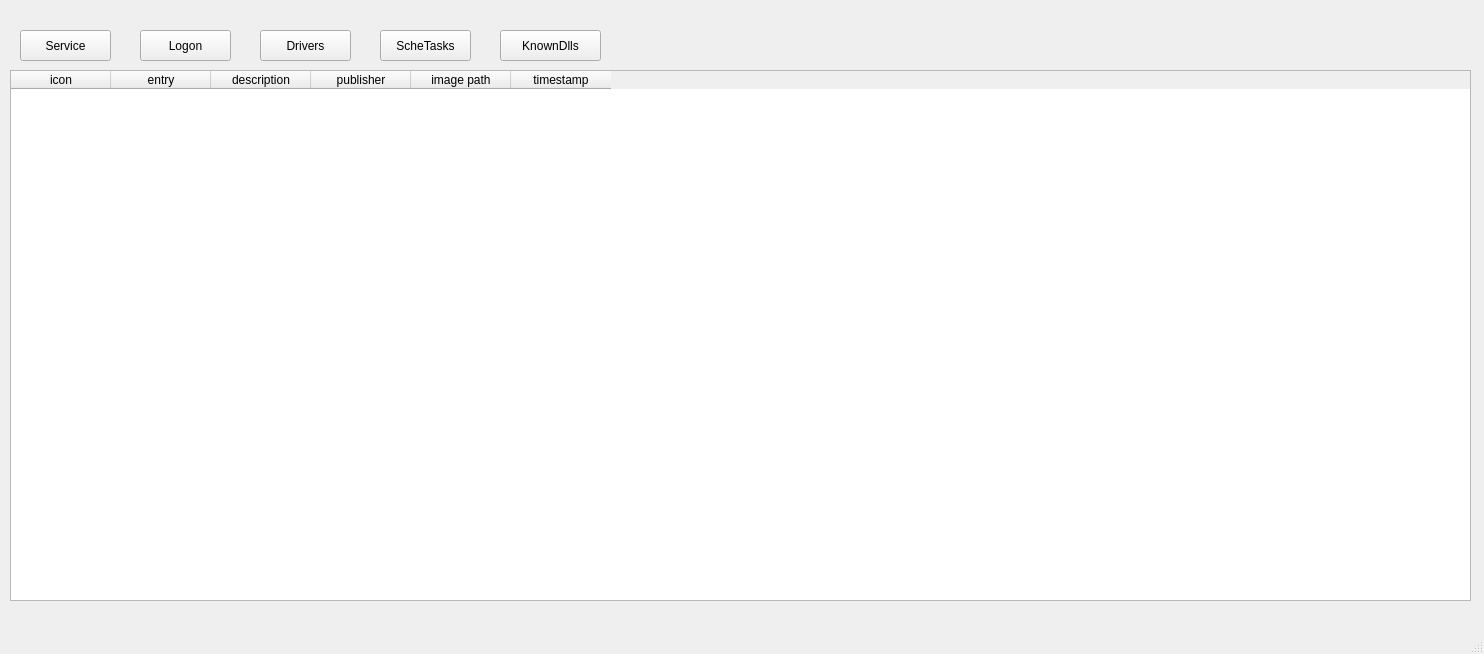
<?xml version="1.0" encoding="UTF-8"?>
<ui version="4.0">
 <class>MainWindow</class>
 <widget class="QMainWindow" name="MainWindow">
  <property name="geometry">
   <rect>
    <x>0</x>
    <y>0</y>
    <width>1484</width>
    <height>654</height>
   </rect>
  </property>
  <property name="windowTitle">
   <string>MainWindow</string>
  </property>
  <widget class="QWidget" name="centralwidget">
   <widget class="QPushButton" name="Service">
    <property name="geometry">
     <rect>
      <x>20</x>
      <y>30</y>
      <width>91</width>
      <height>31</height>
     </rect>
    </property>
    <property name="text">
     <string>Service</string>
    </property>
   </widget>
   <widget class="QPushButton" name="Logon">
    <property name="geometry">
     <rect>
      <x>140</x>
      <y>30</y>
      <width>91</width>
      <height>31</height>
     </rect>
    </property>
    <property name="text">
     <string>Logon</string>
    </property>
   </widget>
   <widget class="QPushButton" name="Drivers">
    <property name="geometry">
     <rect>
      <x>260</x>
      <y>30</y>
      <width>91</width>
      <height>31</height>
     </rect>
    </property>
    <property name="text">
     <string>Drivers</string>
    </property>
   </widget>
   <widget class="QPushButton" name="ScheTasks">
    <property name="geometry">
     <rect>
      <x>380</x>
      <y>30</y>
      <width>91</width>
      <height>31</height>
     </rect>
    </property>
    <property name="text">
     <string>ScheTasks</string>
    </property>
   </widget>
   <widget class="QTableWidget" name="table_logon">
    <property name="geometry">
     <rect>
      <x>10</x>
      <y>70</y>
      <width>1461</width>
      <height>531</height>
     </rect>
    </property>
    <column>
     <property name="text">
      <string>icon</string>
     </property>
    </column>
    <column>
     <property name="text">
      <string>entry</string>
     </property>
    </column>
    <column>
     <property name="text">
      <string>description</string>
     </property>
    </column>
    <column>
     <property name="text">
      <string>publisher</string>
     </property>
    </column>
    <column>
     <property name="text">
      <string>image path</string>
     </property>
    </column>
    <column>
     <property name="text">
      <string>timestamp</string>
     </property>
    </column>
   </widget>
   <widget class="QTableWidget" name="table_service">
    <property name="geometry">
     <rect>
      <x>10</x>
      <y>70</y>
      <width>1461</width>
      <height>531</height>
     </rect>
    </property>
    <column>
     <property name="text">
      <string>icon</string>
     </property>
    </column>
    <column>
     <property name="text">
      <string>entry</string>
     </property>
    </column>
    <column>
     <property name="text">
      <string>description</string>
     </property>
    </column>
    <column>
     <property name="text">
      <string>publisher</string>
     </property>
    </column>
    <column>
     <property name="text">
      <string>image path</string>
     </property>
    </column>
    <column>
     <property name="text">
      <string>timestamp</string>
     </property>
    </column>
   </widget>
   <widget class="QTableWidget" name="table_drivers">
    <property name="geometry">
     <rect>
      <x>10</x>
      <y>70</y>
      <width>1461</width>
      <height>531</height>
     </rect>
    </property>
    <column>
     <property name="text">
      <string>icon</string>
     </property>
    </column>
    <column>
     <property name="text">
      <string>entry</string>
     </property>
    </column>
    <column>
     <property name="text">
      <string>description</string>
     </property>
    </column>
    <column>
     <property name="text">
      <string>publisher</string>
     </property>
    </column>
    <column>
     <property name="text">
      <string>image path</string>
     </property>
    </column>
    <column>
     <property name="text">
      <string>timestamp</string>
     </property>
    </column>
   </widget>
   <widget class="QTableWidget" name="table_schetasks">
    <property name="geometry">
     <rect>
      <x>10</x>
      <y>70</y>
      <width>1461</width>
      <height>531</height>
     </rect>
    </property>
    <column>
     <property name="text">
      <string>icon</string>
     </property>
    </column>
    <column>
     <property name="text">
      <string>entry</string>
     </property>
    </column>
    <column>
     <property name="text">
      <string>description</string>
     </property>
    </column>
    <column>
     <property name="text">
      <string>publisher</string>
     </property>
    </column>
    <column>
     <property name="text">
      <string>image path</string>
     </property>
    </column>
    <column>
     <property name="text">
      <string>timestamp</string>
     </property>
    </column>
   </widget>
   <widget class="QTableWidget" name="table_knowndlls">
    <property name="geometry">
     <rect>
      <x>10</x>
      <y>70</y>
      <width>1461</width>
      <height>531</height>
     </rect>
    </property>
    <column>
     <property name="text">
      <string>icon</string>
     </property>
    </column>
    <column>
     <property name="text">
      <string>entry</string>
     </property>
    </column>
    <column>
     <property name="text">
      <string>description</string>
     </property>
    </column>
    <column>
     <property name="text">
      <string>publisher</string>
     </property>
    </column>
    <column>
     <property name="text">
      <string>image path</string>
     </property>
    </column>
    <column>
     <property name="text">
      <string>timestamp</string>
     </property>
    </column>
   </widget>
   <widget class="QPushButton" name="Knowdlls">
    <property name="geometry">
     <rect>
      <x>500</x>
      <y>30</y>
      <width>101</width>
      <height>31</height>
     </rect>
    </property>
    <property name="text">
     <string>KnownDlls</string>
    </property>
   </widget>
   <zorder>Service</zorder>
   <zorder>Logon</zorder>
   <zorder>Drivers</zorder>
   <zorder>ScheTasks</zorder>
   <zorder>Knowdlls</zorder>
   <zorder>table_drivers</zorder>
   <zorder>table_knowndlls</zorder>
   <zorder>table_logon</zorder>
   <zorder>table_schetasks</zorder>
   <zorder>table_service</zorder>
  </widget>
  <widget class="QMenuBar" name="menubar">
   <property name="geometry">
    <rect>
     <x>0</x>
     <y>0</y>
     <width>1484</width>
     <height>26</height>
    </rect>
   </property>
  </widget>
  <widget class="QStatusBar" name="statusbar"/>
 </widget>
 <resources/>
 <connections/>
</ui>
